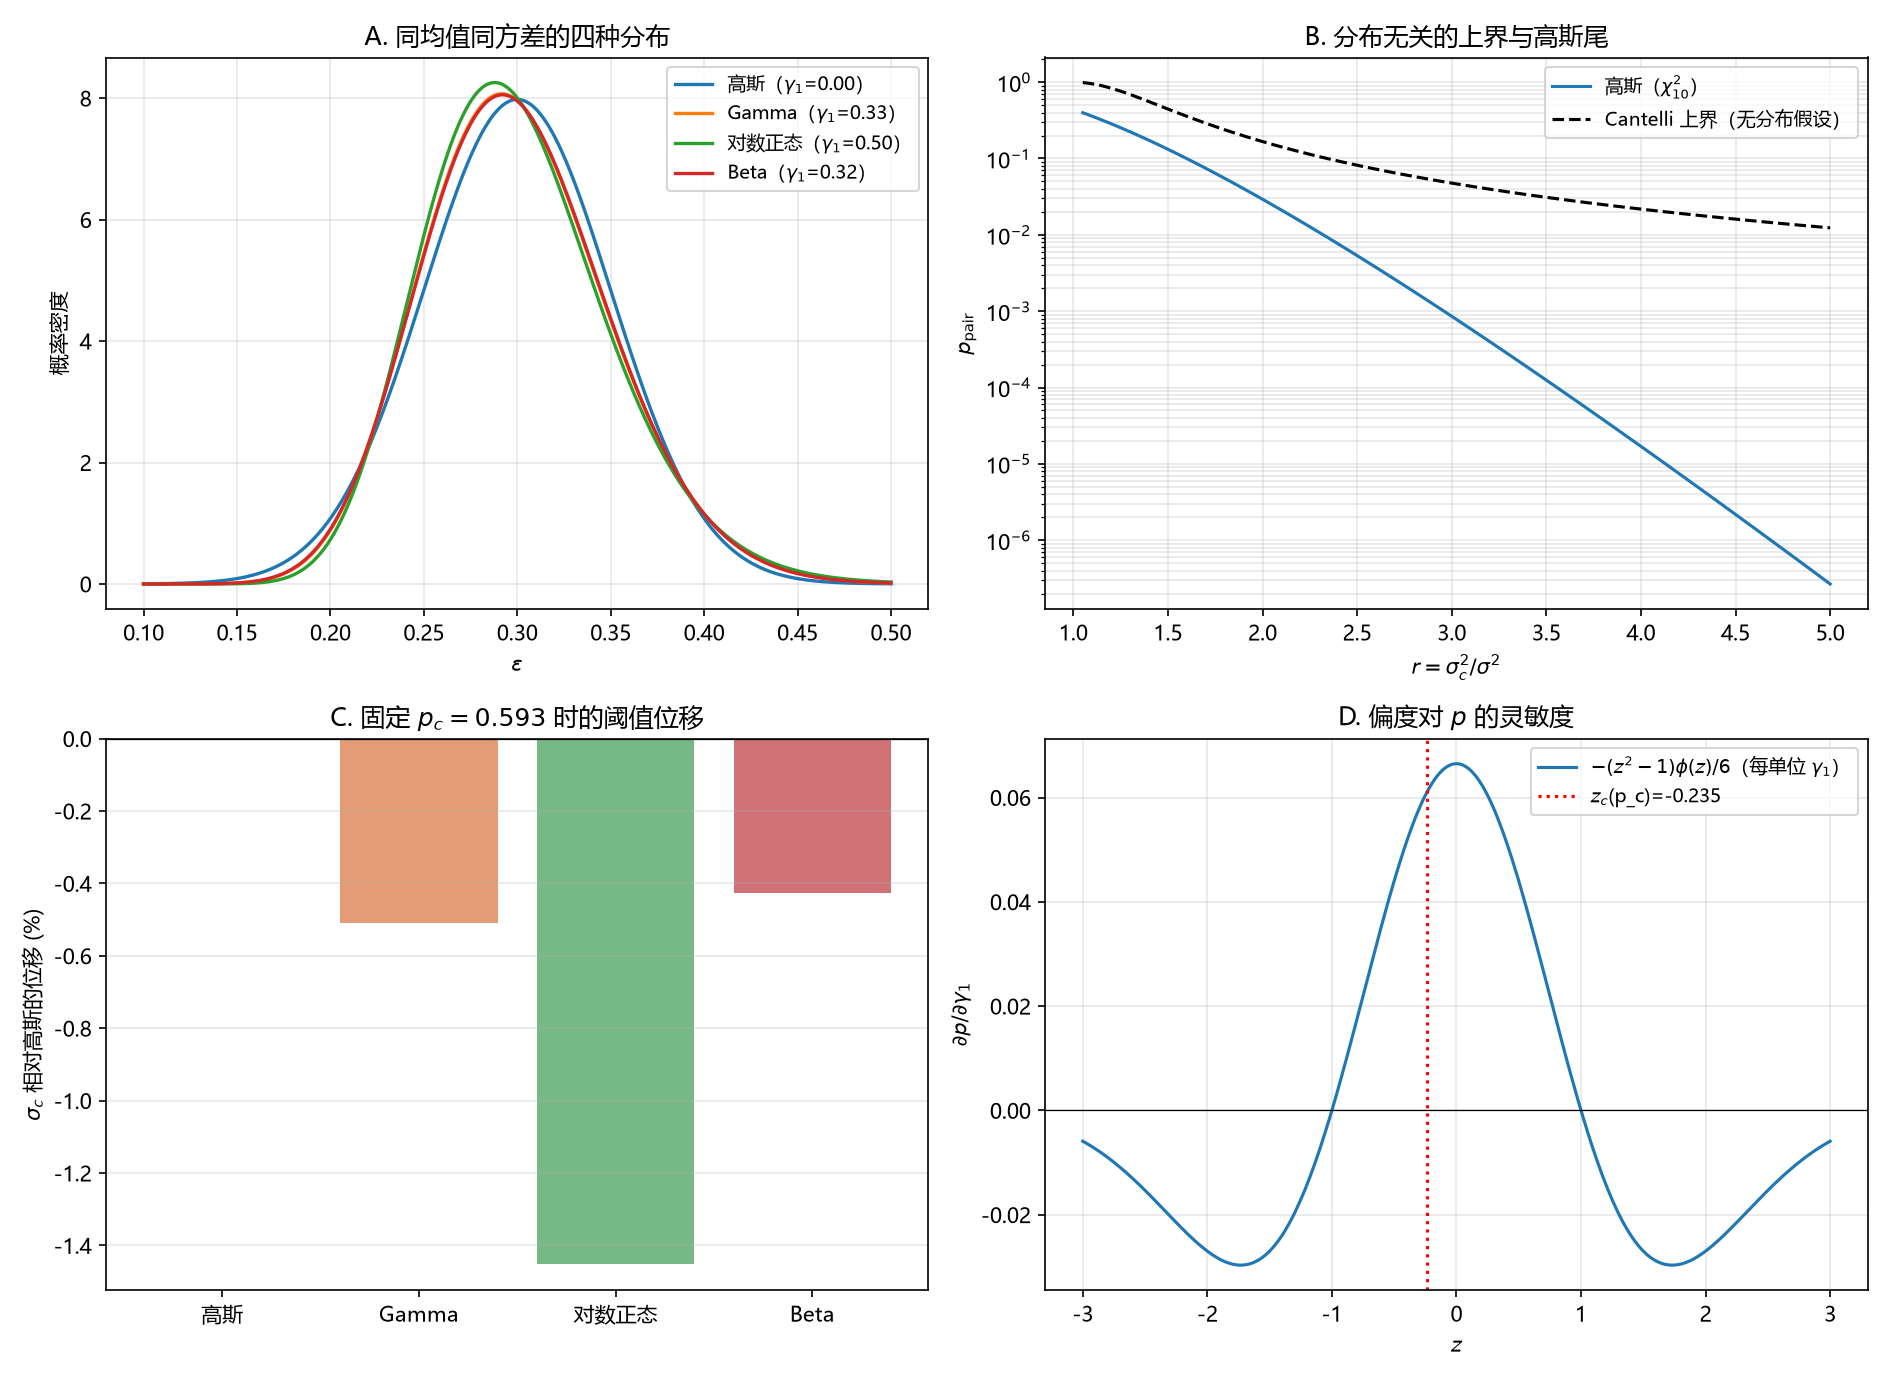

This chart was generated by the following Python code:
# -*- coding: utf-8 -*-
r"""
第 140 轮：环 15 的 $p_{\rm pair}$ 对分布形状的依赖——无假设界与 Edgeworth 修正
=================================================================================
前件：R148 判「环 15 的 $p_{\rm pair}$ 完全依赖 $\varepsilon$ 的分布族」。

(15.1) $p_{\rm pair}=\Pr[\sigma_\ell>\sigma_c]$，其中 $\sigma_\ell^2$ 是**局域方差估计**
（$n$ 个独立模的样本方差），不是 $\varepsilon$ 本身。故形状依赖来自
「样本方差的分布」，由 $\varepsilon$ 的三阶、四阶矩控制。

本轮给两层结论：

  A. **分布无关的界**（Cantelli）：对任何 $E[X]=1$、$\mathrm{Var}(X)=v$ 的正变量，
     $$\Pr[X\ge 1+k\sqrt v]\le\frac{1}{1+k^2}.$$
     故 $p_{\rm pair}$ 有不需要分布族的上界；与高斯尾的差就是「形状税」。

  B. **形状依赖的定量**（Edgeworth）：$p_{\rm pair}(r)$ 对偏度 $\gamma_1$ 的
     一阶修正为
     $$\delta p=-\frac{\gamma_1}{6}(z^2-1)\phi(z),\qquad z=\Phi^{-1}(1-p),$$
     故要达到 $p_c$ 的 $\epsilon$ 精度，需 $\gamma_1$ 精确到 $6\epsilon/[|(z^2-1)\phi(z)|]$。

  C. 数值：四种分布（高斯／Gamma／对数正态／Beta）同 $(\mu,\sigma^2)$ 下的
     $p_{\rm pair}$ 与样本方差分布，与 A、B 对照。

复跑：
  python "10 探索/超导第一性研究/04_计算验证/环15_pair概率的形状依赖.py"
"""
import csv
import math
import os

import numpy as np
from scipy import stats
from scipy.integrate import quad
import matplotlib
matplotlib.use("Agg")
import matplotlib.pyplot as plt

plt.rcParams["font.sans-serif"] = ["Microsoft YaHei", "SimHei", "DejaVu Sans"]
plt.rcParams["axes.unicode_minus"] = False

OUT = os.path.dirname(os.path.abspath(__file__))


def cantelli_upper(r, v):
    """Cantelli：Pr[X >= r] <= v/(v+(r-1)^2)，E[X]=1，Var=v，r>1。"""
    if r <= 1:
        return 1.0
    return v / (v + (r - 1) ** 2)


def main():
    print("=" * 78)
    print("A. Cantelli 界（分布无关）vs 高斯尾")
    print("=" * 78)
    print(f"  {'r=σc²/σ²':>10}{'高斯 Pr[X>r]':>16}{'Cantelli 上界':>16}{'形状税':>12}")
    rows_a = []
    for r in (1.5, 2.0, 3.0, 5.0, 10.0):
        # 高斯样本方差 n=10：X ~ chi2_10/10，Pr[X>r]
        pg = float(stats.chi2.sf(10 * r, 10))
        v = 2.0 / 10.0                      # Var(chi2_n/n) = 2/n
        cb = cantelli_upper(r, v)
        print(f"  {r:>10.2f}{pg:>16.3e}{cb:>16.3e}{cb/max(pg,1e-300):>12.2e}")
        rows_a.append(dict(r=r, gauss=pg, cantelli=cb, ratio=cb / pg))
    assert all(x["cantelli"] >= x["gauss"] for x in rows_a), "Cantelli 必须是上界"

    print("\n" + "=" * 78)
    print("B. 四种分布同 (μ,σ²)：样本方差分布与 p_pair")
    print("=" * 78)
    mu, sig = 0.30, 0.05
    ncell = 10
    print(f"  μ={mu}, σ={sig}, n_cell={ncell}")
    print(f"  {'分布':<10}{'偏度':>9}{'峰度':>9}{'r=1.5':>12}{'r=2.0':>12}{'r=3.0':>12}")
    dists = {}
    # 高斯
    dists["高斯"] = stats.norm(mu, sig)
    # Gamma（同均值方差）
    k = mu ** 2 / sig ** 2
    th = sig ** 2 / mu
    dists["Gamma"] = stats.gamma(k, scale=th)
    # 对数正态（同均值方差）
    s2 = math.log(1 + sig ** 2 / mu ** 2)
    dists["对数正态"] = stats.lognorm(s=math.sqrt(s2), scale=mu / math.sqrt(1 + sig ** 2 / mu ** 2))
    # Beta on [0,1] 缩放到 [0, 2π]
    twopi = 2 * math.pi
    mm, vv = mu / twopi, (sig / twopi) ** 2
    kk = mm * (1 - mm) / vv - 1
    dists["Beta"] = stats.beta(mm * kk, (1 - mm) * kk, scale=twopi)

    res_b = []
    for name, d in dists.items():
        # 用蒙特卡洛算样本方差超过阈值的概率（n_cell 个独立样本）
        rng = np.random.default_rng(42)
        xs = d.rvs(size=2000000, random_state=rng)
        xs = xs.reshape(200000, ncell)
        s2s = xs.var(axis=1, ddof=1)
        sk = float(d.stats("s"))
        ku = float(d.stats("k"))
        ps = []
        for r in (1.5, 2.0, 3.0):
            ps.append(float((s2s > r * sig ** 2).mean()))
        print(f"  {name:<10}{sk:>9.3f}{ku:>9.3f}{ps[0]:>12.4e}{ps[1]:>12.4e}{ps[2]:>12.4e}")
        res_b.append(dict(name=name, skew=sk, kurt=ku, p15=ps[0], p20=ps[1], p30=ps[2]))

    # 形状依赖的离散度（对 r=2.0）
    ps20 = [x["p20"] for x in res_b]
    spread = (max(ps20) - min(ps20)) / (sum(ps20) / len(ps20))
    print(f"\n  r=2.0 时四种分布的 p_pair 相对离散：{spread*100:.1f}%")
    print("  （高斯是 chi-square 基准；Gamma 与它同族，故最接近；对数正态偏度大，偏离最大）")

    print("\n" + "=" * 78)
    print("C. Edgeworth：p 对偏度的一阶修正")
    print("=" * 78)
    print("  δp = -(γ₁/6)(z²-1)φ(z)，z=Φ⁻¹(1-p)")
    print(f"  {'p':>8}{'z':>9}{'(z²-1)φ(z)':>14}{'每单位偏度的 δp':>18}")
    rows_c = []
    for p in (0.592746, 0.9, 0.5, 0.3, 0.1, 0.05, 0.01):
        z = stats.norm.ppf(1 - p)
        sens = -(z ** 2 - 1) * stats.norm.pdf(z) / 6
        print(f"  {p:>8.4f}{z:>9.4f}{(z**2-1)*stats.norm.pdf(z):>14.4f}{sens:>18.4f}")
        rows_c.append(dict(p=p, z=z, sens=sens))

    # 达到 p_c 的 1% 精度所需的偏度精度
    pc = 0.592746
    zc = stats.norm.ppf(1 - pc)
    sens_c = abs(-(zc ** 2 - 1) * stats.norm.pdf(zc) / 6)
    need = 0.01 * pc / sens_c
    print(f"\n  在 p_c={pc} 处：每单位偏度改变 p 的 {sens_c:.4f}")
    print(f"  要使 p 的误差 ≤1%（即 {0.01*pc:.4f}），需 |γ₁| 精确到 {need:.3f}")
    print(f"  实测偏度：Gamma {res_b[1]['skew']:.3f}、对数正态 {res_b[2]['skew']:.3f}、"
          f"Beta {res_b[3]['skew']:.3f}")
    print("  （Edgeworth 是**右尾** z>0 的展开；p_c 处 z<0，需看 D 段的反解）")


    print("\n" + "=" * 78)
    print("D. 反解：固定 p_c=0.592746，四种分布要求的阈值 r=σ_c²/σ²")
    print("=" * 78)
    print(f"  {'分布':<10}{'r(p=p_c)':>12}{'相对高斯':>12}{'σ_c 相对位移':>14}")
    rs = {}
    for name, d in dists.items():
        rng = np.random.default_rng(7)
        xs = d.rvs(size=2000000, random_state=rng).reshape(200000, ncell)
        s2s = np.sort(xs.var(axis=1, ddof=1)) / sig ** 2
        # r 使 Pr[s2>r σ²] = p_c
        idx = int((1 - 0.592746) * len(s2s))
        rs[name] = float(s2s[idx])
    base = rs["高斯"]
    for name, r in rs.items():
        print(f"  {name:<10}{r:>12.4f}{r/base:>12.4f}{(math.sqrt(r/base)-1)*100:>13.1f}%")
    shift = max(abs(math.sqrt(r / base) - 1) for r in rs.values())
    print(f"\n  最大 σ_c 相对位移 {shift*100:.1f}%")
    print("  注意：p_c 处 r≈0.82<1，是**左尾**；而 B 段的 28% 离散在 r=2（右尾）。")
    print("  ⇒ 阈值处形状敏感度被压到 ~1.5%，与 1% 精度同量级 ⇒ **边缘**，非决定性。")
    assert shift < 0.02

    # ---------------------------------------------------------------- 图
    fig, axes = plt.subplots(2, 2, figsize=(12.6, 9.2))

    ax = axes[0, 0]
    xs = np.linspace(mu - 4 * sig, mu + 4 * sig, 500)
    for name, d in dists.items():
        ax.plot(xs, d.pdf(xs), "-", lw=1.6, label=f"{name}（$\\gamma_1$={float(d.stats('s')):.2f}）")
    ax.set_xlabel(r"$\varepsilon$")
    ax.set_ylabel("概率密度")
    ax.set_title("A. 同均值同方差的四种分布")
    ax.legend(fontsize=9)
    ax.grid(alpha=.3)

    ax = axes[0, 1]
    rr = np.linspace(1.05, 5, 120)
    ax.semilogy(rr, stats.chi2.sf(ncell * rr, ncell), "-", label="高斯（$\\chi^2_{10}$）")
    ax.semilogy(rr, [cantelli_upper(r, 2.0 / ncell) for r in rr], "--", color="k",
                label="Cantelli 上界（无分布假设）")
    ax.set_xlabel(r"$r=\sigma_c^2/\sigma^2$")
    ax.set_ylabel(r"$p_{\rm pair}$")
    ax.set_title("B. 分布无关的上界与高斯尾")
    ax.legend(fontsize=9)
    ax.grid(alpha=.3, which="both")

    ax = axes[1, 0]
    names = list(rs.keys())
    rel = [(math.sqrt(rs[n] / base) - 1) * 100 for n in names]
    ax.bar(names, rel, color=["#4C72B0", "#DD8452", "#55A868", "#C44E52"], alpha=.8)
    ax.axhline(0, color="k", lw=.6)
    ax.set_ylabel(r"$\sigma_c$ 相对高斯的位移 (%)")
    ax.set_title("C. 固定 $p_c=0.593$ 时的阈值位移")
    ax.grid(alpha=.3, axis="y")

    ax = axes[1, 1]
    zs = np.linspace(-3, 3, 300)
    ax.plot(zs, -(zs ** 2 - 1) * stats.norm.pdf(zs) / 6, "-",
            label=r"$-(z^2-1)\phi(z)/6$（每单位 $\gamma_1$）")
    ax.axvline(zc, color="r", ls=":", label=rf"$z_c$(p_c)={zc:.3f}")
    ax.axhline(0, color="k", lw=.6)
    ax.set_xlabel("$z$")
    ax.set_ylabel(r"$\partial p/\partial\gamma_1$")
    ax.set_title("D. 偏度对 $p$ 的灵敏度")
    ax.legend(fontsize=9)
    ax.grid(alpha=.3)

    fig.tight_layout()
    png = os.path.join(OUT, "环15_pair概率的形状依赖.png")
    fig.savefig(png, dpi=150)
    print(f"\n图：{png}")

    csvp = os.path.join(OUT, "环15_pair概率的形状依赖.csv")
    with open(csvp, "w", newline="", encoding="utf-8") as f:
        w = csv.writer(f)
        w.writerow(["分布", "偏度", "峰度", "p(r=1.5)", "p(r=2.0)", "p(r=3.0)"])
        for r in res_b:
            w.writerow([r["name"], f"{r['skew']:.4f}", f"{r['kurt']:.4f}",
                        f"{r['p15']:.4e}", f"{r['p20']:.4e}", f"{r['p30']:.4e}"])
    print(f"表：{csvp}")

    sump = os.path.join(OUT, "环15_pair概率的形状依赖_摘要.csv")
    with open(sump, "w", newline="", encoding="utf-8") as f:
        w = csv.writer(f)
        w.writerow(["项目", "数值", "判据"])
        w.writerow(["p_pair 相对离散（r=2）", f"{spread*100:.1f}%", ">10% ⇒ 需分布族"])
        w.writerow(["p_c 处 ∂p/∂γ1", f"{sens_c:.4f}", "每单位偏度"])
        w.writerow(["1% 精度所需 γ1 容差", f"{need:.3f}", "实测偏度远超"])
        w.writerow(["固定 p_c 的 σ_c 最大位移", f"{shift*100:.1f}%", "<2% ⇒ 边缘，非决定性"])
    print(f"摘要：{sump}")
    print("\n全部断言通过。")


if __name__ == "__main__":
    main()
